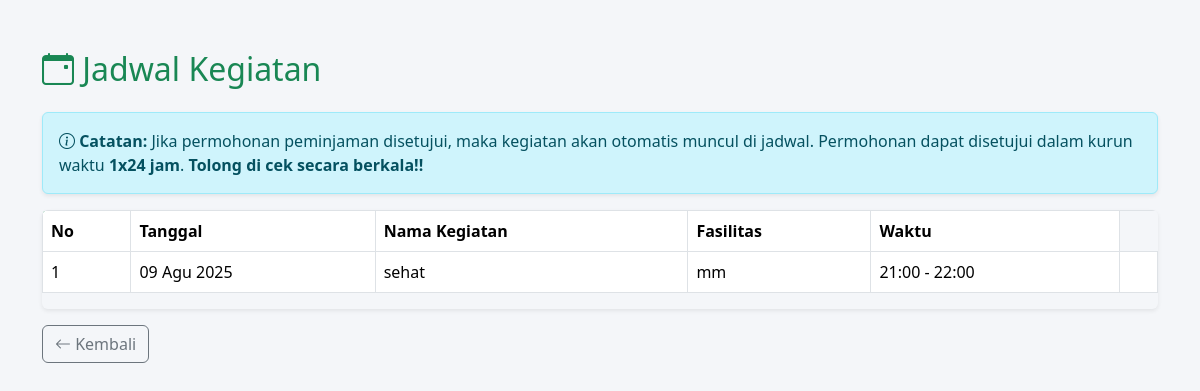
Page /jadwal/ on the earlier database version.
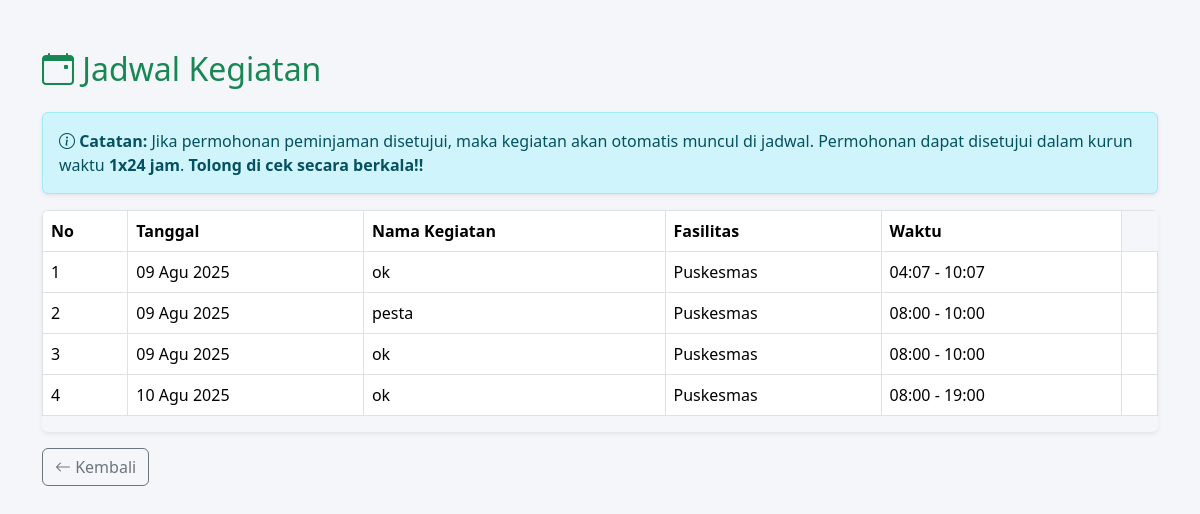
Same page on the later database version.
### kegiatan/models.py (models this page shows, shortened)
class Kegiatan(models.Model):
    nama_kegiatan = models.CharField(max_length=100)
    tanggal = models.DateField()
    jam_mulai = models.TimeField()
    jam_selesai = models.TimeField()
    fasilitas = models.ManyToManyField(Fasilitas)
    penanggung_jawab = models.CharField(max_length=100)

class Fasilitas(models.Model):
    nama = models.CharField(max_length=100)
    lokasi = models.CharField(max_length=200)
    kapasitas = models.IntegerField()
    foto = models.ImageField(upload_to='fasilitas/', blank=True, null=True)
    latitude = models.DecimalField(max_digits=9, decimal_places=6, null=True, blank=True)
    longitude = models.DecimalField(max_digits=9, decimal_places=6, null=True, blank=True)

### kegiatan/views.py (the view)
# urls.py: path('jadwal/', views.jadwal_list, name='jadwal_list'),
def jadwal_list(request):
    jadwal = Kegiatan.objects.all().order_by('tanggal', 'jam_mulai')
    return render(request, 'jadwal_list.html', {'jadwal': jadwal})

### kegiatan/templates/jadwal_list.html (shortened to what this page needs)
{% load static %}
<!DOCTYPE html>
<html lang="id">
<head>
    <link href="https://cdn.jsdelivr.net/npm/bootstrap@5.3.3/dist/css/bootstrap.min.css" rel="stylesheet" />
    <link href="https://cdn.jsdelivr.net/npm/bootstrap-icons@1.11.3/font/bootstrap-icons.css" rel="stylesheet" />
</head>
<body>
<div class="container">
    <h2 class="text-success mb-4"><i class="bi bi-calendar-event"></i> Jadwal Kegiatan</h2>
    <div class="alert alert-info shadow-sm rounded" role="alert">
        <i class="bi bi-info-circle"></i>
        <strong>Catatan:</strong> Jika permohonan peminjaman disetujui, maka kegiatan akan otomatis muncul di jadwal.
        Permohonan dapat disetujui dalam kurun waktu <strong>1x24 jam</strong>. <strong>Tolong di cek secara berkala!!</strong>
    </div>
    {% if jadwal %}
        <div class="table-responsive shadow-sm rounded">
            <table class="table table-bordered table-hover align-middle">
                <thead>
                    <tr>
                        <th>No</th>
                        <th>Tanggal</th>
                        <th>Nama Kegiatan</th>
                        <th>Fasilitas</th>
                        <th>Waktu</th>
                    </tr>
                </thead>
                <tbody>
                    {% for j in jadwal %}
                        <tr data-url="{% url 'jadwal_detail' j.id %}" style="cursor:pointer;">
                            <td>{{ forloop.counter }}</td>
                            <td>{{ j.tanggal|date:"d M Y" }}</td>
                            <td>{{ j.nama_kegiatan }}</td>
                            <td>
                                {% if j.fasilitas.all %}
                                    {% for f in j.fasilitas.all %}
                                        {{ f.nama }}{% if not forloop.last %}, {% endif %}
                                    {% endfor %}
                                {% else %}
                                    <em>Tidak ada fasilitas</em>
                                {% endif %}
                            </td>
                            <td>{{ j.jam_mulai|time:"H:i" }} - {{ j.jam_selesai|time:"H:i" }}</td>
                            <td>
                            </td>
                        </tr>
                    {% endfor %}
                </tbody>
            </table>
        </div>
    {% else %}
        <div class="alert alert-warning" role="alert">
            <i class="bi bi-exclamation-circle"></i> Tidak ada jadwal kegiatan.
        </div>
    {% endif %}
    <a href="/" class="btn btn-outline-secondary mt-3 btn-custom">
        <i class="bi bi-arrow-left"></i> Kembali
    </a>
</div>
</body>
</html>

Differences in the rows shown:
removed Kegiatan: tanggal "09 Agu 2025", nama_kegiatan "sehat", jam_mulai "21:00", jam_selesai "22:00"
removed Fasilitas: nama "mm", shown under "09 Agu 2025"
added Kegiatan: tanggal "09 Agu 2025", nama_kegiatan "ok", jam_mulai "04:07", jam_selesai "10:07"
added Fasilitas: nama "Puskesmas"
added Kegiatan: tanggal "09 Agu 2025", nama_kegiatan "pesta", jam_mulai "08:00", jam_selesai "10:00"
added Kegiatan: tanggal "09 Agu 2025", nama_kegiatan "ok", jam_mulai "08:00", jam_selesai "10:00"
added Kegiatan: tanggal "10 Agu 2025", nama_kegiatan "ok", jam_mulai "08:00", jam_selesai "19:00"
